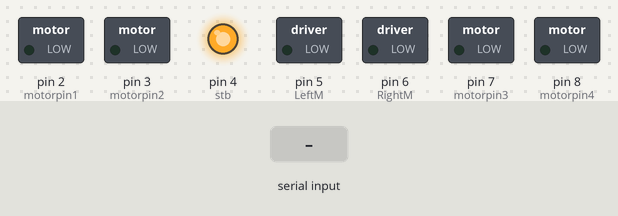
Bench run of a sketch on a simulated Arduino Uno, built with avr-gcc and run on an emulated ATmega328P. On the bench: switched loads named in the sketch (green lamp = pin HIGH), output pins drawn as LEDs (lit = HIGH). Inputs (shaded band) come from the test bench.

Above: at 1.2 s.
1.3 s: byte 1 (1) received over Serial
At 2.0 s:
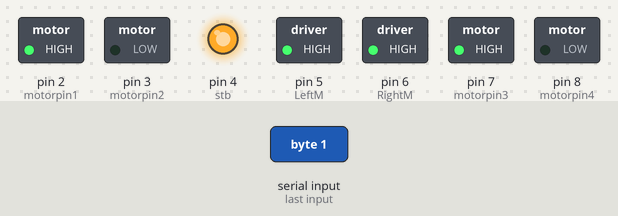
2.8 s: "1" received over Serial
At 3.1 s:
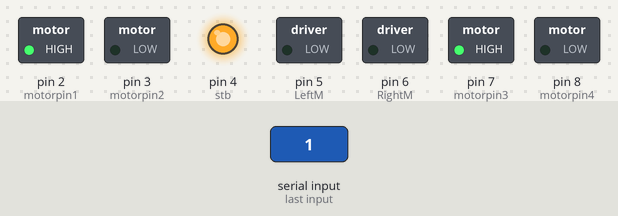
4.3 s: byte 10 (10) received over Serial
At 5.5 s:
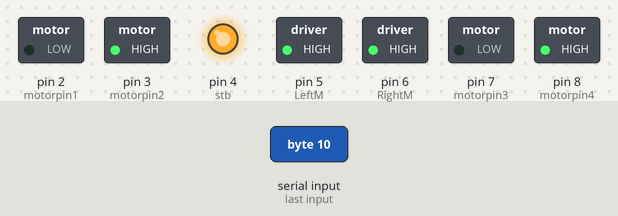
5.8 s: byte 0 (0) received over Serial
At 6.6 s:
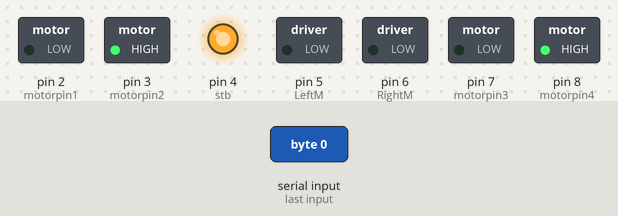
7.3 s: byte 4 (4) received over Serial
At 7.7 s:
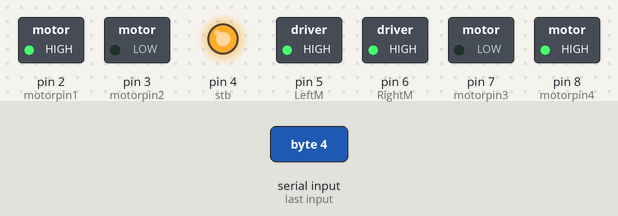
8.8 s: byte 5 (5) received over Serial
At 10.1 s:
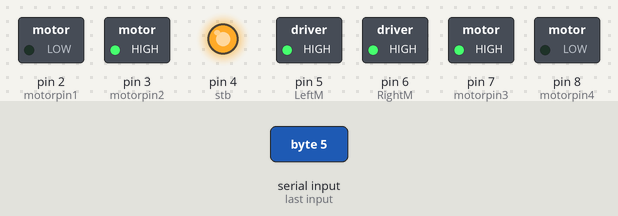
Timing chart, 0 to 11.3 s (numbered marks = the images above; inputs shaded):
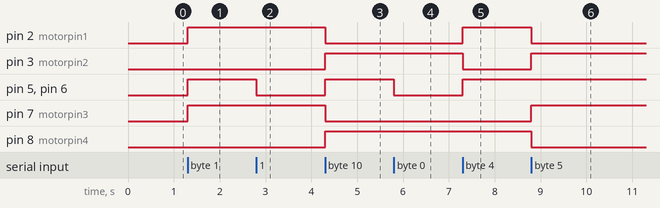

The sketch:

LinkerArduino.ino
```cpp
/* Project6 - DC Motor
 */

int motorpin1=2;  //right motor direction pin
int motorpin2=3;  //right motor direction pin

int motorpin3=7;  //left motor direction pin
int motorpin4=8;  //left motor direction pin

int RightM=6;     //pwm pin for right motor
int LeftM=5;     //pwm pin for left motor

int stb=4;        //standby pin (high)
int power=0;

boolean ecoMode=false;


void setup()
{

  pinMode( motorpin1, OUTPUT );
  pinMode( motorpin2, OUTPUT);
  pinMode( motorpin3, OUTPUT );
  pinMode( motorpin4, OUTPUT);
  pinMode( RightM, OUTPUT);
  pinMode( LeftM, OUTPUT);
  pinMode( stb, OUTPUT);
  digitalWrite(stb, HIGH);  //sets standby pin to HIGH
  Serial.begin(9600);
}
void loop()
{


  if(Serial.available()){
    int command= Serial.read();

    switch (command){

    case 0:
      //stop
      power=0;
      break;

    case 1:
    power=255;
      //right turn
      digitalWrite(motorpin1, HIGH);   //sets direction of motor
      digitalWrite(motorpin2, LOW);  //sets direction of motor

      digitalWrite(motorpin3, HIGH);   //sets direction of motor
      digitalWrite(motorpin4, LOW);  //sets direction of motor
      break;

    case 10:
    power=255;
      //backward motor
      digitalWrite(motorpin1, LOW);   //sets direction of motor
      digitalWrite(motorpin2, HIGH);  //sets direction of motor

      digitalWrite(motorpin3, LOW);   //sets direction of motor
      digitalWrite(motorpin4, HIGH);  //sets direction of motor
      break;

    case 4:
      power=255;
      //forward
      digitalWrite(motorpin1, HIGH);   //sets direction of motor
      digitalWrite(motorpin2, LOW);  //sets direction of motor

      digitalWrite(motorpin3, LOW);   //sets direction of motor
      digitalWrite(motorpin4, HIGH);  //sets direction of motor
      break;

    case 5:
      power=255;
      //left motor
      digitalWrite(motorpin1, LOW);   //sets direction of motor
      digitalWrite(motorpin2, HIGH);  //sets direction of motor

      digitalWrite(motorpin3, HIGH);   //sets direction of motor
      digitalWrite(motorpin4, LOW);  //sets direction of motor
      break;

    default:
      //zero out motor
      power=0;
      break;


    }
  }

  if(ecoMode && power!=0){
    power = 0; //set eco motor speed.
  }


  analogWrite(RightM,power);  //send power to right motor
  analogWrite(LeftM, power);  //send power to left motor

}
```

Measured:
- after the input at 1.3 s, pin 2 (motorpin1), pin 5 (LeftM), pin 6 (RightM), pin 7 (motorpin3): LOW → HIGH at once
- after the input at 2.8 s, pin 5 (LeftM), pin 6 (RightM): HIGH → LOW at once
- after the input at 4.3 s, pin 2 (motorpin1), pin 7 (motorpin3): HIGH → LOW at once; pin 3 (motorpin2), pin 5 (LeftM), pin 6 (RightM), pin 8 (motorpin4): LOW → HIGH at once
- after the input at 5.8 s, pin 5 (LeftM), pin 6 (RightM): HIGH → LOW at once
- after the input at 7.3 s, pin 2 (motorpin1), pin 5 (LeftM), pin 6 (RightM): LOW → HIGH at once; pin 3 (motorpin2): HIGH → LOW at once
- after the input at 8.8 s, pin 2 (motorpin1), pin 8 (motorpin4): HIGH → LOW at once; pin 3 (motorpin2), pin 7 (motorpin3): LOW → HIGH at once
